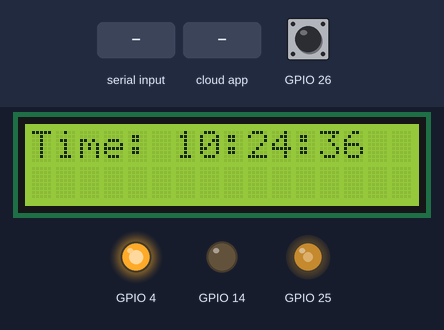
Simulated run of this sketch. Board: ESP32. On the bench: 16×2 character LCD, output pins drawn as LEDs (lit = HIGH). Inputs (shaded band) come from the test bench; at power-on: GPIO 26 HIGH. WiFi joins after 1.5 s; servers stay silent unless stated; the local clock reads 2024-03-15 10:24:30 at power-on unless the sketch sets it; the Firebase database answers and starts empty; what the sketch prints to the serial monitor is not drawn.

Above: at 9.9 s.
10.0 s: GPIO 26 pulled LOW for 0.15 s
At 10.7 s:
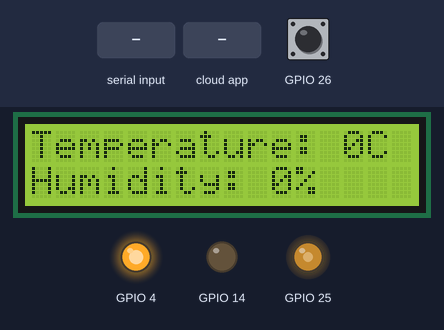
11.6 s: GPIO 26 pulled LOW for 1 s
At 11.9 s:
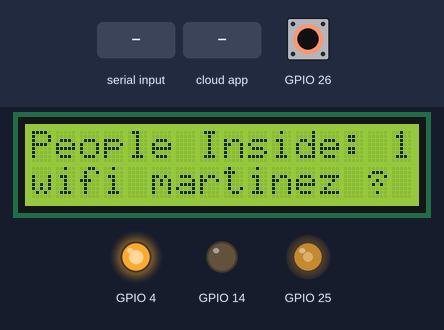
14.1 s: "R,45\n" received over Serial
At 14.8 s:
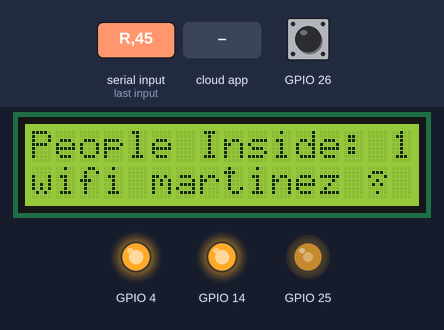
15.6 s: the phone or cloud app sets Estado to 0
At 17.6 s:
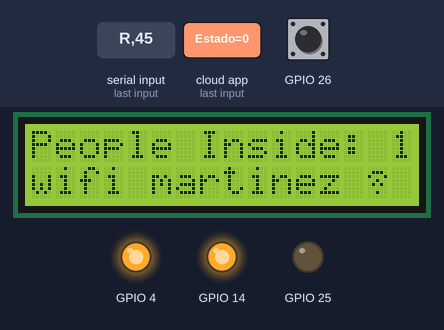
18.4 s: the phone or cloud app sets Estado to 1
At 21.1 s:
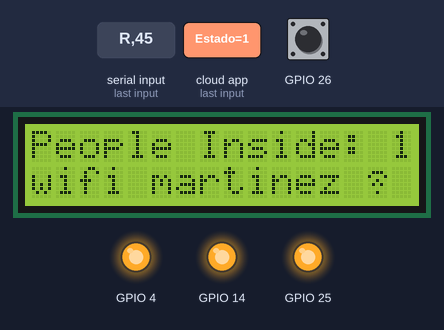
21.4 s: "R90\n" received over Serial
At 23.0 s:
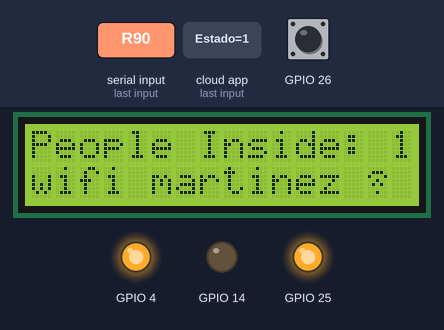
Timing chart, 0 to 24.1 s (numbered marks = the images above; inputs shaded):
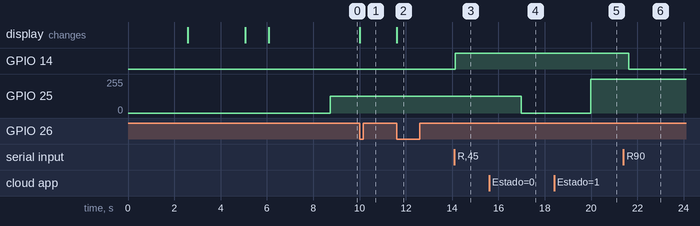

Measured:
- after the input at 10.0 s, the display: changes at once (image 1)
- after the input at 11.6 s, the display: changes at once (image 2)
- after the input at 14.1 s, GPIO 14: LOW → HIGH at once
- after the input at 15.6 s, GPIO 25: 127/255 → 0/255 after 1.4 s
- after the input at 18.4 s, GPIO 25: 0/255 → 255/255 after 1.6 s
- after the input at 21.4 s, GPIO 14: HIGH → LOW after 0.24 s

The sketch:

Esp32_Room_Light_Code.ino
```cpp
#include <LiquidCrystal.h>
#include <WiFi.h>
#include "FirebaseESP32.h"
#include "time.h"

//Wifi
#define ssid "wifi martinez"
#define password "contrasena1"

//Firebase
#define host "https://room-light-changer-default-rtdb.firebaseio.com/"
#define auth "f3u1Q3x9vT7ktn4uBPAxoqfWt4pTy9gZn2oy1spm"

FirebaseData firebaseData;

//LCD
#define rs  22
#define en  21
#define d4  5
#define d5  18
#define d6  23
#define d7  19

LiquidCrystal lcd(rs, en, d4, d5, d6, d7);

//Time
#define ntpServer "pool.ntp.org"
#define gmtOffset_sec -21600
#define daylightOffset_sec 3600

//Global Variables
uint8_t previousEstado;
uint8_t estado;
uint8_t hora;
uint8_t minuto;
uint8_t segundo;
uint8_t horaGoal;
uint8_t minutoGoal;
uint8_t segundoGoal;
uint8_t previousPeople = 0;
uint8_t peopleBefore = 0;
uint8_t h;
uint8_t t;
uint8_t previousH;
uint8_t previousT;
uint8_t resetear;
volatile uint8_t currentImage = 0;

volatile int8_t people = 1;

int64_t secondDifference;

bool cambioEstado = false;
bool initialization = true;
bool enable = false;
volatile bool change;
volatile bool execute = false;

struct tm timeinfo;

hw_timer_t * timer = NULL;

byte wifiChar[] = {
  B00000,
  B01110,
  B10001,
  B00100,
  B01010,
  B00000,
  B00100,
  B00000
};

void IRAM_ATTR changeDisplay() {
  currentImage = !currentImage;
  change = true;
}

void IRAM_ATTR onTimer() {
  execute = true;
}

void setup() {
  Serial.begin(115200);
  pinMode(4, OUTPUT);
  digitalWrite(4, HIGH);
  pinMode(26, INPUT_PULLUP);
  attachInterrupt(26, changeDisplay, FALLING);
  pinMode(33, INPUT_PULLUP);
  pinMode(14, OUTPUT);
  esp_sleep_enable_ext0_wakeup(GPIO_NUM_33, 0);
  touch_pad_intr_disable();
  lcd.begin(16, 2);
  lcd.setCursor(0, 0);
  lcd.print("Welcome");
  lcd.setCursor(1, 1);
  lcd.print("By: Paolo Reyes");
  delay(2500);
  lcd.clear();
  lcd.setCursor(0, 0);
  lcd.print("Connecting to:");
  lcd.setCursor(3, 1);
  lcd.print(ssid);
  WiFi.begin(ssid, password);
  while (WiFi.status() != WL_CONNECTED) {
  }
  delay(1000);
  lcd.clear();
  lcd.setCursor(0, 0);
  lcd.print("Connected");
  Serial.println("Connected");
  delay(1000);
  lcd.clear();
  lcd.setCursor(0, 0);
  lcd.print("Setting time...");
  configTime(gmtOffset_sec, daylightOffset_sec, ntpServer);
  if (!getLocalTime(&timeinfo)) {
    Serial.println("Failed to obtain time");
    lcd.clear();
    lcd.setCursor(0, 0);
    lcd.print("Failed to config");
    lcd.setCursor(0, 1);
    lcd.print("Retrying...");
    while (!getLocalTime(&timeinfo)) {
      configTime(gmtOffset_sec, daylightOffset_sec, ntpServer);
    }
  }
  lcd.clear();
  lcd.setCursor(0, 0);
  lcd.print("Time: ");
  lcd.setCursor(6, 0);
  lcd.print(&timeinfo, "%H:%M:%S");
  lcd.createChar(1, wifiChar);
  delay(1000);
  Firebase.begin(host, auth);
  Firebase.reconnectWiFi(true);
  Firebase.setInt(firebaseData, "/People", people);
  Firebase.setString(firebaseData, "/LightDependency", "Light depends on number of people");
  Firebase.setInt(firebaseData, "/Estado", 0);
  previousEstado = 0;
  getDifference();
  if (secondDifference > 0) {
    Firebase.setString(firebaseData, "/Status", "OFF, Paolo is sleeping");
    Firebase.setString(firebaseData, "/TH/H", "Unavailable");
    Firebase.setString(firebaseData, "/TH/T", "Unavailable");
    Firebase.setString(firebaseData, "/Light", "Unavailable");
    WiFi.disconnect(true);
    WiFi.mode(WIFI_OFF);
    secondDifference = secondDifference * 1000000;
    if (secondDifference < 10440000000) {
      esp_sleep_enable_timer_wakeup(secondDifference);
    } else {
      esp_sleep_enable_timer_wakeup(10440000000);
    }
    digitalWrite(4, LOW);
    esp_deep_sleep_start();
  }
  getOutput();
  timer = timerBegin(0, 80, true);
  timerAttachInterrupt(timer, &onTimer, true);
  timerAlarmWrite(timer, 1500000, true);
  timerAlarmEnable(timer);
}

void loop() {
  if (secondDifference <= 0) {
    if (initialization) {
      enable = true;
      Firebase.setString(firebaseData, "/Status", "ON");
      initialization = false;
    }
  } else {
    if (!estado) {
      enable = false;
      Firebase.setString(firebaseData, "/Status", "OFF, ESP32 is sleeping and will wake up at alarm time");
      Firebase.setString(firebaseData, "/TH/H", "Unavailable");
      Firebase.setString(firebaseData, "/TH/T", "Unavailable");
      Firebase.setString(firebaseData, "/Light", "Unavailable");
      WiFi.disconnect(true);
      WiFi.mode(WIFI_OFF);
      //Serial.println("Wifi OFF");
      secondDifference = secondDifference * 1000000;
      if (secondDifference < 10440000000) {
        esp_sleep_enable_timer_wakeup(secondDifference);
      } else {
        esp_sleep_enable_timer_wakeup(10440000000);
      }
      digitalWrite(4, LOW);
      esp_deep_sleep_start();
    } else {
      Firebase.setString(firebaseData, "/Status", "Waiting for Paolo to turn OFF the light to go sleep");
      getOutput();
      getLocalTime(&timeinfo);
      hora = timeinfo.tm_hour;
      minuto = timeinfo.tm_min;
      segundo = timeinfo.tm_sec;
      secondDifference = ((horaGoal * 3600) + (minutoGoal * 60) + segundoGoal) - ((hora * 3600) + (minuto * 60) + segundo);
      initialization = true;
    }
  }
  if (enable) {
    if (!currentImage && change) {
      lcd.clear();
      lcd.setCursor(0, 0);
      lcd.print("People Inside:");
      lcd.setCursor(15, 0);
      lcd.print(people);
      lcd.setCursor(0, 1);
      lcd.print(ssid);
      lcd.setCursor(14, 1);
      lcd.write(byte(1));
      previousPeople = people;
      change = false;
    } else  if (currentImage && change) {
      lcd.clear();
      lcd.setCursor(0, 0);
      lcd.print("Temperature: ");
      lcd.print(t);
      lcd.print("C");
      lcd.setCursor(0, 1);
      lcd.print("Humidity: ");
      lcd.print(h);
      lcd.print("%");
      previousT = t;
      previousH = h;
      change = false;
    }
  }
  if (execute) {
    getOutput();
    getDifference();
    execute = false;
  }
  if (Serial.available() > 0) {
    String dataReceived;
    dataReceived = Serial.readStringUntil('\n');
    if (dataReceived.startsWith("P")) {
      people = dataReceived.substring(2, dataReceived.length()).toInt();
      Firebase.setInt(firebaseData, "/People", people);
      change = true;
    } else if (dataReceived.startsWith("T")) {
      t = dataReceived.substring(2, dataReceived.length()).toInt();
      Firebase.setInt(firebaseData, "/TH/T", t);
      change = true;
    } else if (dataReceived.startsWith("H")) {
      h = dataReceived.substring(2, dataReceived.length()).toInt();
      Firebase.setString(firebaseData, "/TH/H", String(h) + "%");
      change = true;
    } else if (dataReceived.startsWith("R")) {
      uint8_t value = dataReceived.substring(2, dataReceived.length()).toInt();
      digitalWrite(14, value);
    }
  }
}

void getDifference() {
  getLocalTime(&timeinfo);
  hora = timeinfo.tm_hour;
  minuto = timeinfo.tm_min;
  segundo = timeinfo.tm_sec;
  Firebase.getInt(firebaseData, "/Fecha/Hora");
  horaGoal = firebaseData.intData();
  Firebase.getInt(firebaseData, "/Fecha/Minuto");
  minutoGoal = firebaseData.intData();
  Firebase.getInt(firebaseData, "/Fecha/Segundo");
  segundoGoal = firebaseData.intData();
  /*Serial.print("Hora alarma: \t");
    Serial.print(horaGoal);
    Serial.print(":");
    Serial.print(minutoGoal);
    Serial.print(":");
    Serial.println(segundoGoal);*/
  secondDifference = ((horaGoal * 3600) + (minutoGoal * 60) + segundoGoal) - ((hora * 3600) + (minuto * 60) + segundo);
}

void getOutput() {
  Firebase.getInt(firebaseData, "/Estado");
  estado = firebaseData.intData();
  uint8_t tempEstado;
  Firebase.getInt(firebaseData, "/Estado");
  tempEstado = firebaseData.intData();
  while (estado != tempEstado) {
    Firebase.getInt(firebaseData, "/Estado");
    estado = firebaseData.intData();
    Firebase.getInt(firebaseData, "/Estado");
    tempEstado = firebaseData.intData();
  }
  Firebase.getInt(firebaseData, "/Reset");
  resetear = firebaseData.intData();
  if (estado != previousEstado) {
    if (estado) {
      Firebase.setString(firebaseData, "/Light", "ON");
      Firebase.setString(firebaseData, "/LightDependency", "Light depends on ON/OFF buttons");
      dacWrite(25, 255);
    } else {
      Firebase.setString(firebaseData, "/Light", "OFF");
      Firebase.setString(firebaseData, "/LightDependency", "Light depends on ON/OFF buttons");
      dacWrite(25, 0);
    }
    cambioEstado = true;
  }
  if (resetear) {
    cambioEstado = false;
    Firebase.setInt(firebaseData, "/Reset", 0);
    Firebase.setString(firebaseData, "/LightDependency", "Light depends on number of people");
    if (people) {
      Firebase.setString(firebaseData, "/Light", "ON");
    } else {
      Firebase.setString(firebaseData, "/Light", "OFF");
    }
    dacWrite(25, 127);
  }
  if (!cambioEstado) {
    if (people) {
      if (peopleBefore == 0) {
        estado = 1;
        Firebase.setString(firebaseData, "/Light", "ON");
        Firebase.setInt(firebaseData, "/Estado", 1);
        dacWrite(25, 127);
      }
    } else {
      if (peopleBefore > 0) {
        estado = 0;
        Firebase.setString(firebaseData, "/Light", "OFF");
        Firebase.setInt(firebaseData, "/Estado", 0);
        dacWrite(25, 127);
      }
    }
    peopleBefore = people;
  }
  previousEstado = estado;
}
```
